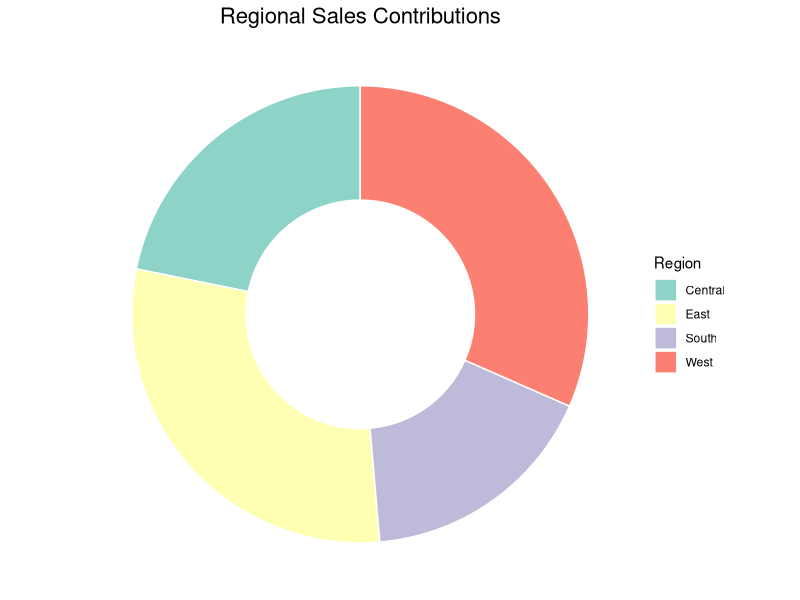
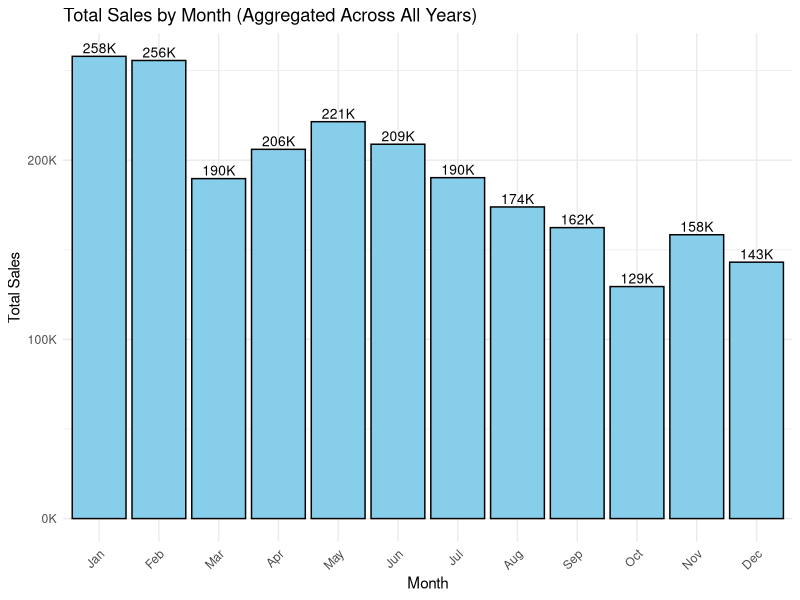
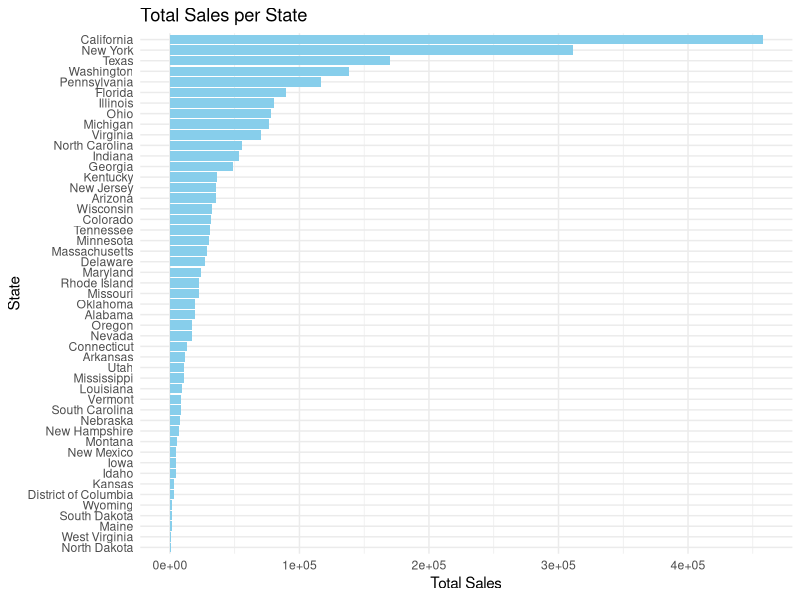
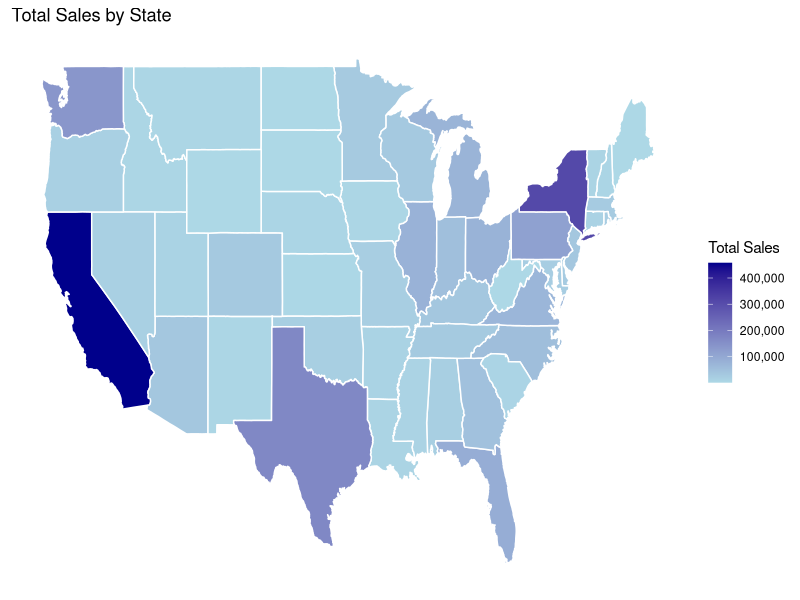
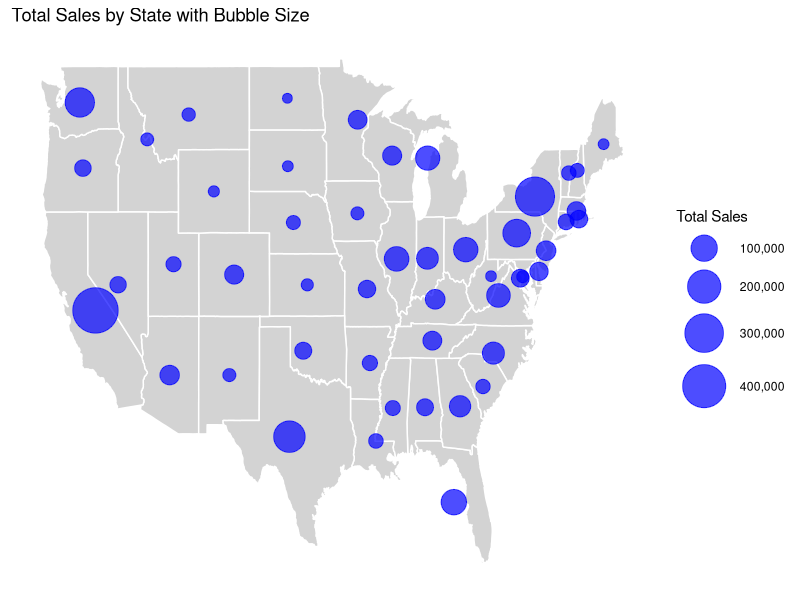

Recreate these plots in R, in order.
library(tidyverse)
library(maps)
library(scales)  # For formatting numbers


data <- read_csv("Sales-Datacamp.csv") %>% 
        dplyr::select("Order Date","Segment","Country","City","State","Postal Code","Region",
                      "Category","Sub-Category","Sales","Quantity","Discount","Profit") %>%
        mutate(`Order Date` = as.Date(`Order Date`,format="%m/%d/%y"))
data
str(data)

# Summarize Sales and Profit by Region
regional_contributions <- data %>% group_by(Region) %>% 
                          summarise(Sales = sum(Sales, na.rm = TRUE),Profit = sum(Profit, na.rm = TRUE))
regional_contributions
str(regional_contributions)

# Summarize Sales by Sub-Category and Segment
sales_per_segment <- data %>% group_by(`Sub-Category`, Segment) %>%
                     summarise(Sales = sum(Sales, na.rm = TRUE)) %>%
                     ungroup() %>% spread(Segment,Sales)  
sales_per_segment
str(sales_per_segment)

# Summarize Quarterly Sales by Region
quarterly_sales <- data %>%
  mutate(Quarter = paste0("Q", quarter(`Order Date`)), 
         Year = year(`Order Date`)) %>%
  group_by(Region, Year, Quarter) %>%
  summarise(Sales = sum(Sales, na.rm = TRUE)) %>%
  arrange(Region, Year, Quarter) %>% unite(Year,Quarter,col="Quarters",sep="-") %>% spread(Region,Sales)
quarterly_sales
str(quarterly_sales)

# Summarize Monthly Sales
monthly_sales_summary <- data %>%
  mutate(Month = month(`Order Date`, label = TRUE, abbr = TRUE)) %>%  # Extract the month as a label (Jan, Feb, etc.)
  group_by(Month) %>%                                                 # Group by month (ignoring year)
  summarise(Monthly_Sales = sum(Sales, na.rm = TRUE)) %>%             # Sum sales for each month
  arrange(match(Month, month.abb)) 

# Summarize Total Sales by State
state_sales <- data %>%
  group_by(State) %>%
  summarise(Total_Sales = sum(Sales, na.rm = TRUE))


########################################################################################################
# Plot...

# Create a donut chart
ggplot(regional_contributions, aes(x = 2, y = Sales, fill = Region)) +
  geom_col(color = "white", width = 1) +  # Creates the donut sections
  coord_polar(theta = "y") +              # Converts to polar coordinates
  xlim(0.5, 2.5) +                        # Adds the hole in the center
  theme_void() +                          # Removes background and axes
  theme(
    legend.position = "right",
    plot.title = element_text(hjust = 0.5, size = 16)  # Centers title and sets font size
  ) +
  labs(title = "Regional Sales Contributions") +
  scale_fill_brewer(palette = "Set3")     # Optional color palette for differentiation
# Show all available palettes: RColorBrewer::display.brewer.all()

# Create a column chart for total sales by month (aggregated across all years)
ggplot(monthly_sales_summary, aes(x = Month, y = Monthly_Sales)) +
  geom_col(fill = "skyblue", color = "black") +  # Creates columns with specified colors
  geom_text(aes(label = paste0(scales::comma(round(Monthly_Sales / 1000)), "K")),  # Add labels with commas for readability
            vjust = -0.3, size = 3.5) +  # Adjust position and size of the labels
  labs(title = "Total Sales by Month (Aggregated Across All Years)",
       x = "Month",
       y = "Total Sales") +
  #scale_y_continuous(labels = scales::comma) +  # Format Y-axis with commas for numeric readability
  scale_y_continuous(labels = function(x) paste0(scales::comma(x / 1000), "K")) +  # Format Y-axis in thousands with "K"
  theme_minimal() +
  theme(axis.text.x = element_text(angle = 45, hjust = 1))  # Adjust x-axis labels for readability

# Plotting the bar chart for total sales per state
ggplot(state_sales, aes(x = reorder(State, Total_Sales), y = Total_Sales)) +
  geom_col(fill = "skyblue") +
  coord_flip() +  # Flips the axes for a horizontal bar chart
  labs(title = "Total Sales per State", x = "State", y = "Total Sales") +
  theme_minimal()


################
#Maps
################
# Convert state names to lowercase for matching with map data
state_sales$State <- tolower(state_sales$State)

# Load U.S. state map data
us_states <- map_data("state")

# Join sales data with map data
map_data <- us_states %>%
  left_join(state_sales, by = c("region" = "State"))

# Plot the map
ggplot(map_data, aes(x = long, y = lat, group = group, fill = Total_Sales)) +
  geom_polygon(color = "white") +
  scale_fill_continuous(low = "lightblue", high = "darkblue", na.value = "grey80", 
                        name = "Total Sales", labels = scales::comma) +
  labs(title = "Total Sales by State") +
  #theme_void()
  theme_minimal() +
  theme(
    axis.title.x = element_blank(),
    axis.title.y = element_blank(),
    axis.text.x = element_blank(),
    axis.text.y = element_blank(),
    axis.ticks.x = element_blank(),
    axis.ticks.y = element_blank(),
    panel.grid = element_blank()
  )

### With Bubbles
# Calculate state centroids
state_centroids <- us_states %>%
  group_by(region) %>%
  summarise(long = mean(range(long)), lat = mean(range(lat)))

# Join sales data with centroids
centroid_sales <- state_centroids %>%
  left_join(state_sales, by = c("region" = "State"))

# Plot the map with bubbles
ggplot() +
  # Draw the map with state borders
  geom_polygon(data = us_states, aes(x = long, y = lat, group = group),
               fill = "lightgrey", color = "white") +
  # Add bubbles based on Total Sales
  geom_point(data = centroid_sales, aes(x = long, y = lat, size = Total_Sales),
             color = "blue", alpha = 0.7) +
  scale_size_continuous(range = c(3, 15), name = "Total Sales", labels = scales::comma) +
  labs(title = "Total Sales by State with Bubble Size") +
  theme_minimal() +
  theme(
    axis.title.x = element_blank(),
    axis.title.y = element_blank(),
    axis.text.x = element_blank(),
    axis.text.y = element_blank(),
    axis.ticks.x = element_blank(),
    axis.ticks.y = element_blank(),
    panel.grid = element_blank()
  )
